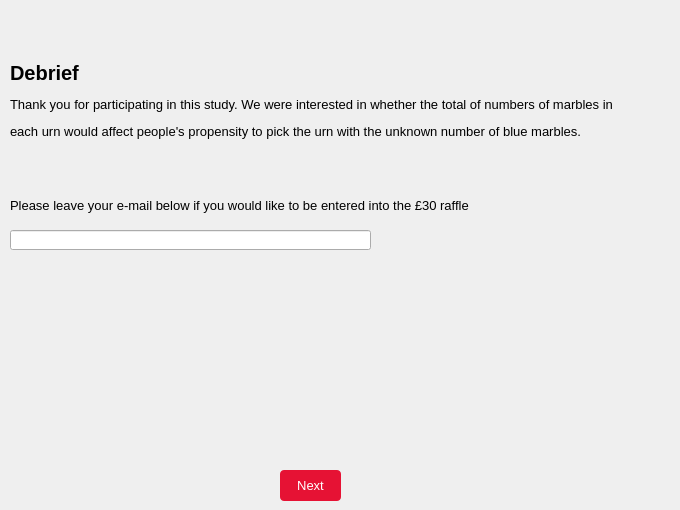
    <widget class="QWidget" name="Debrief">
     <widget class="QLabel" name="debrief">
      <property name="geometry">
       <rect>
        <x>10</x>
        <y>-10</y>
        <width>661</width>
        <height>221</height>
       </rect>
      </property>
      <property name="font">
       <font>
        <pointsize>15</pointsize>
       </font>
      </property>
      <property name="text">
       <string>&lt;html&gt;&lt;head/&gt;&lt;body&gt;&lt;p&gt;&lt;span style=&quot; font-weight:600;&quot;&gt;Debrief&lt;/span&gt;&lt;/p&gt;&lt;p&gt;&lt;span style=&quot; font-size:10pt;&quot;&gt;Thank you for participating in this study. We were interested in whether the total of numbers of marbles in&lt;/span&gt;&lt;/p&gt;&lt;p&gt;&lt;span style=&quot; font-size:10pt;&quot;&gt; each urn would affect people's propensity to pick the urn with the unknown number of blue marbles. &lt;/span&gt;&lt;/p&gt;&lt;/body&gt;&lt;/html&gt;</string>
      </property>
     </widget>
     <widget class="QLabel" name="email_instructions">
      <property name="geometry">
       <rect>
        <x>10</x>
        <y>190</y>
        <width>491</width>
        <height>31</height>
       </rect>
      </property>
      <property name="font">
       <font>
        <pointsize>10</pointsize>
       </font>
      </property>
      <property name="text">
       <string>Please leave your e-mail below if you would like to be entered into the £30 raffle</string>
      </property>
     </widget>
     <widget class="QLineEdit" name="email">
      <property name="geometry">
       <rect>
        <x>10</x>
        <y>230</y>
        <width>361</width>
        <height>20</height>
       </rect>
      </property>
      <property name="font">
       <font>
        <pointsize>10</pointsize>
       </font>
      </property>
     </widget>
     <widget class="QPushButton" name="next_debrief">
      <property name="geometry">
       <rect>
        <x>280</x>
        <y>470</y>
        <width>61</width>
        <height>31</height>
       </rect>
      </property>
      <property name="font">
       <font>
        <pointsize>10</pointsize>
       </font>
      </property>
      <property name="autoFillBackground">
       <bool>false</bool>
      </property>
      <property name="styleSheet">
       <string notr="true">background-color: rgb(230, 18, 52);
border-color: rgb(206, 16, 47);
color: rgb(255, 255, 255);
border-radius: 4px</string>
      </property>
      <property name="text">
       <string>Next</string>
      </property>
     </widget>
    </widget>
